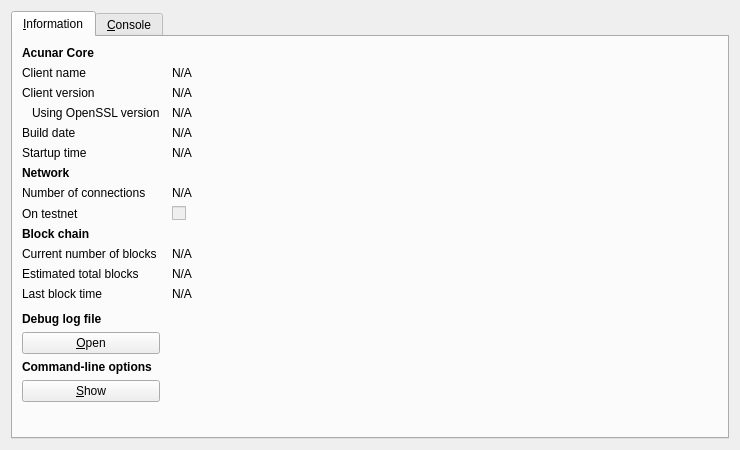
<?xml version="1.0" encoding="UTF-8"?>
<ui version="4.0">
 <class>RPCConsole</class>
 <widget class="QDialog" name="RPCConsole">
  <property name="geometry">
   <rect>
    <x>0</x>
    <y>0</y>
    <width>740</width>
    <height>450</height>
   </rect>
  </property>
  <property name="windowTitle">
   <string>Acunar - Debug window</string>
  </property>
  <layout class="QVBoxLayout" name="verticalLayout_2">
   <item>
    <widget class="QTabWidget" name="tabWidget">
     <property name="currentIndex">
      <number>0</number>
     </property>
     <widget class="QWidget" name="tab_info">
      <attribute name="title">
       <string>&amp;Information</string>
      </attribute>
      <layout class="QGridLayout" name="gridLayout" columnstretch="0,1">
       <property name="horizontalSpacing">
        <number>12</number>
       </property>
       <item row="0" column="0">
        <widget class="QLabel" name="label_9">
         <property name="font">
          <font>
           <weight>75</weight>
           <bold>true</bold>
          </font>
         </property>
         <property name="text">
          <string>Acunar Core</string>
         </property>
        </widget>
       </item>
       <item row="1" column="0">
        <widget class="QLabel" name="label_5">
         <property name="text">
          <string>Client name</string>
         </property>
        </widget>
       </item>
       <item row="1" column="1">
        <widget class="QLabel" name="clientName">
         <property name="cursor">
          <cursorShape>IBeamCursor</cursorShape>
         </property>
         <property name="text">
          <string>N/A</string>
         </property>
         <property name="textFormat">
          <enum>Qt::PlainText</enum>
         </property>
         <property name="textInteractionFlags">
          <set>Qt::LinksAccessibleByMouse|Qt::TextSelectableByKeyboard|Qt::TextSelectableByMouse</set>
         </property>
        </widget>
       </item>
       <item row="2" column="0">
        <widget class="QLabel" name="label_6">
         <property name="text">
          <string>Client version</string>
         </property>
        </widget>
       </item>
       <item row="2" column="1">
        <widget class="QLabel" name="clientVersion">
         <property name="cursor">
          <cursorShape>IBeamCursor</cursorShape>
         </property>
         <property name="text">
          <string>N/A</string>
         </property>
         <property name="textFormat">
          <enum>Qt::PlainText</enum>
         </property>
         <property name="textInteractionFlags">
          <set>Qt::LinksAccessibleByMouse|Qt::TextSelectableByKeyboard|Qt::TextSelectableByMouse</set>
         </property>
        </widget>
       </item>
       <item row="3" column="0">
        <widget class="QLabel" name="label_14">
         <property name="text">
          <string>Using OpenSSL version</string>
         </property>
         <property name="indent">
          <number>10</number>
         </property>
        </widget>
       </item>
       <item row="3" column="1">
        <widget class="QLabel" name="openSSLVersion">
         <property name="cursor">
          <cursorShape>IBeamCursor</cursorShape>
         </property>
         <property name="text">
          <string>N/A</string>
         </property>
         <property name="textFormat">
          <enum>Qt::PlainText</enum>
         </property>
         <property name="textInteractionFlags">
          <set>Qt::LinksAccessibleByMouse|Qt::TextSelectableByKeyboard|Qt::TextSelectableByMouse</set>
         </property>
        </widget>
       </item>
       <item row="4" column="0">
        <widget class="QLabel" name="label_12">
         <property name="text">
          <string>Build date</string>
         </property>
        </widget>
       </item>
       <item row="4" column="1">
        <widget class="QLabel" name="buildDate">
         <property name="cursor">
          <cursorShape>IBeamCursor</cursorShape>
         </property>
         <property name="text">
          <string>N/A</string>
         </property>
         <property name="textFormat">
          <enum>Qt::PlainText</enum>
         </property>
         <property name="textInteractionFlags">
          <set>Qt::LinksAccessibleByMouse|Qt::TextSelectableByKeyboard|Qt::TextSelectableByMouse</set>
         </property>
        </widget>
       </item>
       <item row="5" column="0">
        <widget class="QLabel" name="label_13">
         <property name="text">
          <string>Startup time</string>
         </property>
        </widget>
       </item>
       <item row="5" column="1">
        <widget class="QLabel" name="startupTime">
         <property name="cursor">
          <cursorShape>IBeamCursor</cursorShape>
         </property>
         <property name="text">
          <string>N/A</string>
         </property>
         <property name="textFormat">
          <enum>Qt::PlainText</enum>
         </property>
         <property name="textInteractionFlags">
          <set>Qt::LinksAccessibleByMouse|Qt::TextSelectableByKeyboard|Qt::TextSelectableByMouse</set>
         </property>
        </widget>
       </item>
       <item row="6" column="0">
        <widget class="QLabel" name="label_11">
         <property name="font">
          <font>
           <weight>75</weight>
           <bold>true</bold>
          </font>
         </property>
         <property name="text">
          <string>Network</string>
         </property>
        </widget>
       </item>
       <item row="7" column="0">
        <widget class="QLabel" name="label_7">
         <property name="text">
          <string>Number of connections</string>
         </property>
        </widget>
       </item>
       <item row="7" column="1">
        <widget class="QLabel" name="numberOfConnections">
         <property name="cursor">
          <cursorShape>IBeamCursor</cursorShape>
         </property>
         <property name="text">
          <string>N/A</string>
         </property>
         <property name="textFormat">
          <enum>Qt::PlainText</enum>
         </property>
         <property name="textInteractionFlags">
          <set>Qt::LinksAccessibleByMouse|Qt::TextSelectableByKeyboard|Qt::TextSelectableByMouse</set>
         </property>
        </widget>
       </item>
       <item row="8" column="0">
        <widget class="QLabel" name="label_8">
         <property name="text">
          <string>On testnet</string>
         </property>
        </widget>
       </item>
       <item row="8" column="1">
        <widget class="QCheckBox" name="isTestNet">
         <property name="enabled">
          <bool>false</bool>
         </property>
         <property name="text">
          <string/>
         </property>
        </widget>
       </item>
       <item row="9" column="0">
        <widget class="QLabel" name="label_10">
         <property name="font">
          <font>
           <weight>75</weight>
           <bold>true</bold>
          </font>
         </property>
         <property name="text">
          <string>Block chain</string>
         </property>
        </widget>
       </item>
       <item row="10" column="0">
        <widget class="QLabel" name="label_3">
         <property name="text">
          <string>Current number of blocks</string>
         </property>
        </widget>
       </item>
       <item row="10" column="1">
        <widget class="QLabel" name="numberOfBlocks">
         <property name="cursor">
          <cursorShape>IBeamCursor</cursorShape>
         </property>
         <property name="text">
          <string>N/A</string>
         </property>
         <property name="textFormat">
          <enum>Qt::PlainText</enum>
         </property>
         <property name="textInteractionFlags">
          <set>Qt::LinksAccessibleByMouse|Qt::TextSelectableByKeyboard|Qt::TextSelectableByMouse</set>
         </property>
        </widget>
       </item>
       <item row="11" column="0">
        <widget class="QLabel" name="label_4">
         <property name="text">
          <string>Estimated total blocks</string>
         </property>
        </widget>
       </item>
       <item row="11" column="1">
        <widget class="QLabel" name="totalBlocks">
         <property name="cursor">
          <cursorShape>IBeamCursor</cursorShape>
         </property>
         <property name="text">
          <string>N/A</string>
         </property>
         <property name="textFormat">
          <enum>Qt::PlainText</enum>
         </property>
         <property name="textInteractionFlags">
          <set>Qt::LinksAccessibleByMouse|Qt::TextSelectableByKeyboard|Qt::TextSelectableByMouse</set>
         </property>
        </widget>
       </item>
       <item row="12" column="0">
        <widget class="QLabel" name="label_2">
         <property name="text">
          <string>Last block time</string>
         </property>
        </widget>
       </item>
       <item row="12" column="1">
        <widget class="QLabel" name="lastBlockTime">
         <property name="cursor">
          <cursorShape>IBeamCursor</cursorShape>
         </property>
         <property name="text">
          <string>N/A</string>
         </property>
         <property name="textFormat">
          <enum>Qt::PlainText</enum>
         </property>
         <property name="textInteractionFlags">
          <set>Qt::LinksAccessibleByMouse|Qt::TextSelectableByKeyboard|Qt::TextSelectableByMouse</set>
         </property>
        </widget>
       </item>
       <item row="13" column="0">
        <spacer name="verticalSpacer_2">
         <property name="orientation">
          <enum>Qt::Vertical</enum>
         </property>
         <property name="sizeHint" stdset="0">
          <size>
           <width>20</width>
           <height>20</height>
          </size>
         </property>
        </spacer>
       </item>
       <item row="14" column="0">
        <widget class="QLabel" name="labelDebugLogfile">
         <property name="font">
          <font>
           <weight>75</weight>
           <bold>true</bold>
          </font>
         </property>
         <property name="text">
          <string>Debug log file</string>
         </property>
        </widget>
       </item>
       <item row="15" column="0">
        <widget class="QPushButton" name="openDebugLogfileButton">
         <property name="toolTip">
          <string>Open the Acunar debug log file from the current data directory. This can take a few seconds for large log files.</string>
         </property>
         <property name="text">
          <string>&amp;Open</string>
         </property>
         <property name="autoDefault">
          <bool>false</bool>
         </property>
        </widget>
       </item>
       <item row="16" column="0">
        <widget class="QLabel" name="labelCLOptions">
         <property name="font">
          <font>
           <weight>75</weight>
           <bold>true</bold>
          </font>
         </property>
         <property name="text">
          <string>Command-line options</string>
         </property>
        </widget>
       </item>
       <item row="17" column="0">
        <widget class="QPushButton" name="showCLOptionsButton">
         <property name="toolTip">
          <string>Show the Acunar-Qt help message to get a list with possible Acunar command-line options.</string>
         </property>
         <property name="text">
          <string>&amp;Show</string>
         </property>
         <property name="autoDefault">
          <bool>false</bool>
         </property>
        </widget>
       </item>
       <item row="18" column="0">
        <spacer name="verticalSpacer">
         <property name="orientation">
          <enum>Qt::Vertical</enum>
         </property>
         <property name="sizeHint" stdset="0">
          <size>
           <width>20</width>
           <height>40</height>
          </size>
         </property>
        </spacer>
       </item>
      </layout>
     </widget>
     <widget class="QWidget" name="tab_console">
      <attribute name="title">
       <string>&amp;Console</string>
      </attribute>
      <layout class="QVBoxLayout" name="verticalLayout_3">
       <property name="spacing">
        <number>3</number>
       </property>
       <item>
        <widget class="QTextEdit" name="messagesWidget">
         <property name="minimumSize">
          <size>
           <width>0</width>
           <height>100</height>
          </size>
         </property>
         <property name="readOnly">
          <bool>true</bool>
         </property>
         <property name="tabKeyNavigation" stdset="0">
          <bool>false</bool>
         </property>
         <property name="columnCount" stdset="0">
          <number>2</number>
         </property>
        </widget>
       </item>
       <item>
        <layout class="QHBoxLayout" name="horizontalLayout">
         <property name="spacing">
          <number>3</number>
         </property>
         <item>
          <widget class="QLabel" name="label">
           <property name="text">
            <string notr="true">&gt;</string>
           </property>
          </widget>
         </item>
         <item>
          <widget class="QLineEdit" name="lineEdit"/>
         </item>
         <item>
          <widget class="QPushButton" name="clearButton">
           <property name="maximumSize">
            <size>
             <width>24</width>
             <height>24</height>
            </size>
           </property>
           <property name="toolTip">
            <string>Clear console</string>
           </property>
           <property name="text">
            <string/>
           </property>
           <property name="icon">
            <iconset resource="../bitcoin.qrc">
             <normaloff>:/icons/remove</normaloff>:/icons/remove</iconset>
           </property>
           <property name="shortcut">
            <string notr="true">Ctrl+L</string>
           </property>
           <property name="autoDefault">
            <bool>false</bool>
           </property>
          </widget>
         </item>
        </layout>
       </item>
      </layout>
     </widget>
    </widget>
   </item>
  </layout>
 </widget>
 <resources>
  <include location="../bitcoin.qrc"/>
 </resources>
 <connections/>
</ui>
